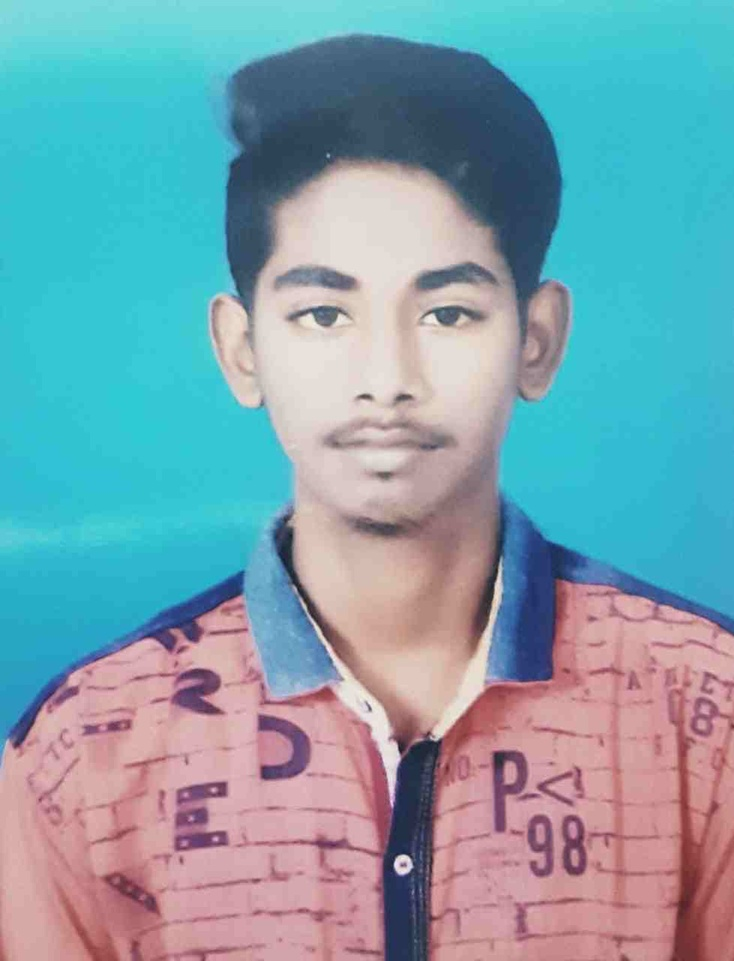
#> input picture My photo.jpeg, 734 x 961 px, shrunk from 978 x 1280 before the run
$ python 'Image Editor.py'
#> lines starting #> are read from the running program, lines starting #| are printed output that depends on the picture
from PIL import Image , ImageEnhance , ImageFilter
import os

img1 = Image.open('My photo.jpeg')
#> img1 is the input picture: PIL image 734x961 RGB; mean R, G, B 125, 161.9, 173.2
#img1.save('My photo.pdf')
#img1.show()

for item in os.listdir():
    if item.endswith('.jpeg'):
     # [8 lines of commented-out code are left out]
     img1 = Image.open('My photo.jpeg')
#enhancer = ImageEnhance.Contrast(img1)
#enhancer.enhance(1.3).save('My photoedited.jpeg')
    img1.filter(ImageFilter.GaussianBlur(radius = 5)).save('My photoedited.png')
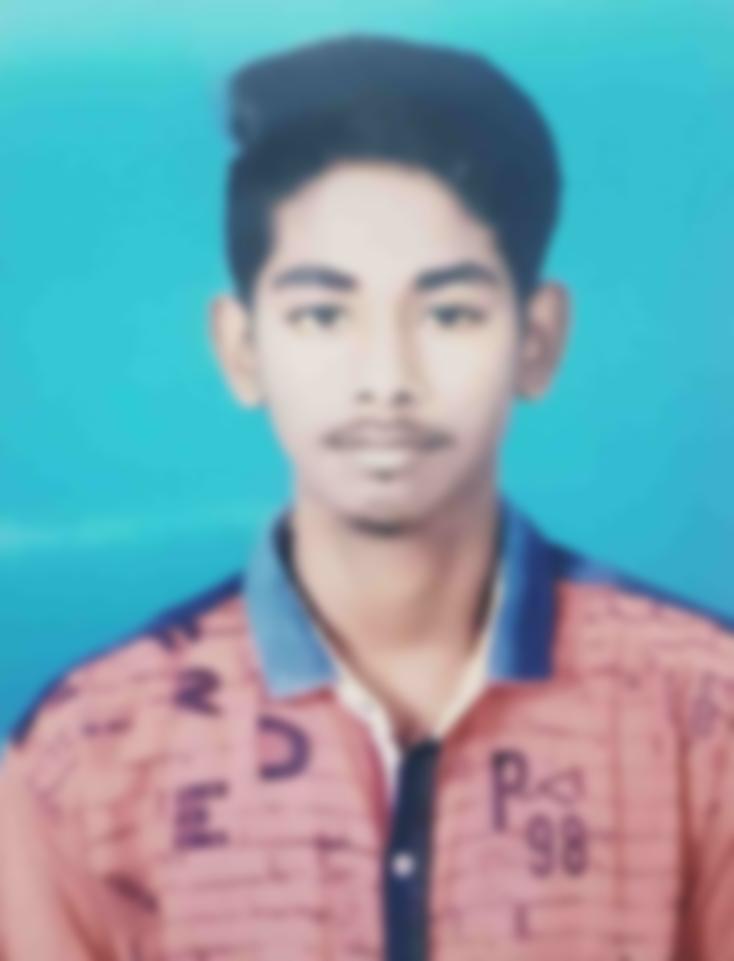
#> saved as My photoedited.png: PIL image 734x961 RGB; mean R, G, B 125, 161.9, 173.2
